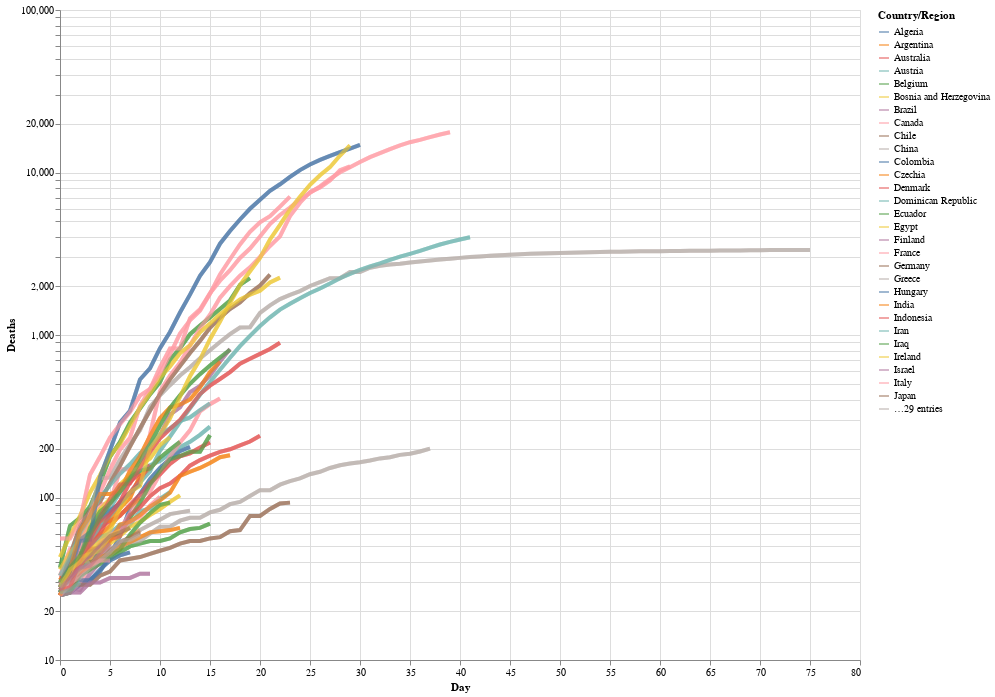

Write notebook code for a chart like this one.
### Markdown cell above
It's great that we could add that useful hover tooltip with one line of code `tooltip=['Country/Region', 'Day','Deaths']`, particularly as it adds such information rich interaction to the chart.
One useful aspect of the NYTimes chart was that, when you hovered over a particular curve, it made it stand out against the other. We're going to do something similar here: in the resulting chart, when you click on a curve, the others turn grey.

**Note:** When first attempting to build this chart, I discovered [here](https://github.com/altair-viz/altair/issues/1552) that "multiple conditional values in one encoding are not allowed by the Vega-Lite spec," which is what Altair uses. For this reason, we build the chart, then an overlay, and then combine them.

### Code cell
# Selection tool
selection = alt.selection_single(fields=['Country/Region'])
# Color change when clicked
color = alt.condition(selection,
                    alt.Color('Country/Region:N'),
                    alt.value('lightgray'))


# Base altair plot 
base = alt.Chart(deaths_long).mark_line(strokeWidth=4, opacity=0.7).encode(
    x=alt.X('Day'),
    y=alt.Y('Deaths', scale=alt.Scale(type='log')),
    color='Country/Region',
    tooltip=['Country/Region', 'Day','Deaths']
).properties(
    width=800,
    height=650
)

# Chart
chart = base.encode(
  color=alt.condition(selection, 'Country/Region:N', alt.value('lightgray'))
).add_selection(
  selection
)

# Overlay
overlay = base.encode(
    color='Country/Region',
  opacity=alt.value(0.5),
  tooltip=['Country/Region:N', 'Name:N']
).transform_filter(
  selection
)

# Sum em up!
chart + overlay

### Figure 1 — Vega-Lite specification as saved in the notebook (floating-point values rounded to 4 significant figures; data arrays with more than 128 entries replaced by an {"elided": "..."} marker saying what was removed)
{"config": {"view": {"continuousWidth": 400, "continuousHeight": 300}}, "layer": [{"mark": {"type": "line", "opacity": 0.7, "strokeWidth": 4}, "encoding": {"color": {"condition": {"type": "nominal", "field": "Country/Region", "selection": "selector007"}, "value": "lightgray"}, "tooltip": [{"type": "nominal", "field": "Country/Region"}, {"type": "quantitative", "field": "Day"}, {"type": "quantitative", "field": "Deaths"}], "x": {"type": "quantitative", "field": "Day"}, "y": {"type": "quantitative", "field": "Deaths", "scale": {"type": "log"}}}, "height": 650, "selection": {"selector007": {"type": "single", "fields": ["Country/Region"]}}, "width": 800}, {"mark": {"type": "line", "opacity": 0.7, "strokeWidth": 4}, "encoding": {"color": {"type": "nominal", "field": "Country/Region"}, "opacity": {"value": 0.5}, "tooltip": [{"type": "nominal", "field": "Country/Region"}, {"type": "nominal", "field": "Name"}], "x": {"type": "quantitative", "field": "Day"}, "y": {"type": "quantitative", "field": "Deaths", "scale": {"type": "log"}}}, "height": 650, "transform": [{"filter": {"selection": "selector007"}}], "width": 800}], "data": {"name": "data-5ae8b001a75807096816af3e84dd1740"}, "$schema": "https://vega.github.io/schema/vega-lite/v4.8.1.json", "datasets": {"data-5ae8b001a75807096816af3e84dd1740": {"elided": "895 records"}}}
